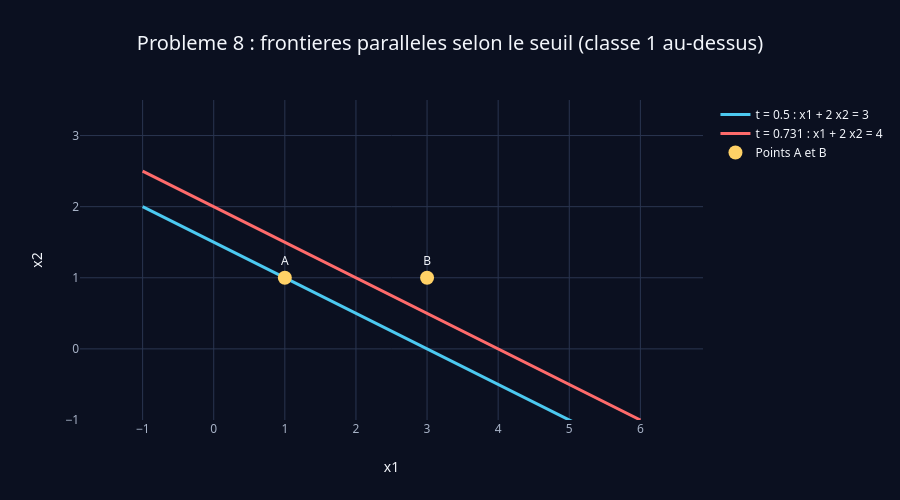

Here is the notebook cell this chart was saved with:
### Code cell
x1 = np.linspace(-1, 6, 50)
fig = go.Figure()
for i, (t, c) in enumerate([(0.5, 3), (round(t_new, 3), 4)]):
    fig.add_trace(go.Scatter(x=x1, y=(c - x1) / 2, mode="lines", name=f"t = {t} : x1 + 2 x2 = {c}",
                             line=dict(width=3, color=pick_color(i))))
fig.add_trace(go.Scatter(x=[1, 3], y=[1, 1], mode="markers+text", text=["A", "B"], textposition="top center",
                         marker=dict(size=14, color=HIGHLIGHT), name="Points A et B"))
fig.update_layout(title="Probleme 8 : frontieres paralleles selon le seuil (classe 1 au-dessus)",
                  xaxis_title="x1", yaxis_title="x2", yaxis=dict(scaleanchor="x", range=[-1, 3.5]), height=500)
fig.show()

### Figure 1 — Plotly figure (JSON) as saved in the notebook; plotly's stock layout.template omitted (floating-point values rounded to 4 significant figures)
{"data": [{"line": {"color": "#4cc9f0", "width": 3}, "mode": "lines", "name": "t = 0.5 : x1 + 2 x2 = 3", "type": "scatter", "x": [-1.0, -0.8571, -0.7143, -0.5714, -0.4286, -0.2857, -0.1429, 0.0, 0.1429, 0.2857, 0.4286, 0.5714, 0.7143, 0.8571, 1.0, 1.143, 1.286, 1.429, 1.571, 1.714, 1.857, 2.0, 2.143, 2.286, 2.429, 2.571, 2.714, 2.857, 3.0, 3.143, 3.286, 3.429, 3.571, 3.714, 3.857, 4.0, 4.143, 4.286, 4.429, 4.571, 4.714, 4.857, 5.0, 5.143, 5.286, 5.429, 5.571, 5.714, 5.857, 6.0], "y": [2.0, 1.929, 1.857, 1.786, 1.714, 1.643, 1.571, 1.5, 1.429, 1.357, 1.286, 1.214, 1.143, 1.071, 1.0, 0.9286, 0.8571, 0.7857, 0.7143, 0.6429, 0.5714, 0.5, 0.4286, 0.3571, 0.2857, 0.2143, 0.1429, 0.07143, 0.0, -0.07143, -0.1429, -0.2143, -0.2857, -0.3571, -0.4286, -0.5, -0.5714, -0.6429, -0.7143, -0.7857, -0.8571, -0.9286, -1.0, -1.071, -1.143, -1.214, -1.286, -1.357, -1.429, -1.5]}, {"line": {"color": "#ff6b6b", "width": 3}, "mode": "lines", "name": "t = 0.731 : x1 + 2 x2 = 4", "type": "scatter", "x": [-1.0, -0.8571, -0.7143, -0.5714, -0.4286, -0.2857, -0.1429, 0.0, 0.1429, 0.2857, 0.4286, 0.5714, 0.7143, 0.8571, 1.0, 1.143, 1.286, 1.429, 1.571, 1.714, 1.857, 2.0, 2.143, 2.286, 2.429, 2.571, 2.714, 2.857, 3.0, 3.143, 3.286, 3.429, 3.571, 3.714, 3.857, 4.0, 4.143, 4.286, 4.429, 4.571, 4.714, 4.857, 5.0, 5.143, 5.286, 5.429, 5.571, 5.714, 5.857, 6.0], "y": [2.5, 2.429, 2.357, 2.286, 2.214, 2.143, 2.071, 2.0, 1.929, 1.857, 1.786, 1.714, 1.643, 1.571, 1.5, 1.429, 1.357, 1.286, 1.214, 1.143, 1.071, 1.0, 0.9286, 0.8571, 0.7857, 0.7143, 0.6429, 0.5714, 0.5, 0.4286, 0.3571, 0.2857, 0.2143, 0.1429, 0.07143, 0.0, -0.07143, -0.1429, -0.2143, -0.2857, -0.3571, -0.4286, -0.5, -0.5714, -0.6429, -0.7143, -0.7857, -0.8571, -0.9286, -1.0]}, {"marker": {"color": "#ffd166", "size": 14}, "mode": "markers+text", "name": "Points A et B", "text": ["A", "B"], "textposition": "top center", "type": "scatter", "x": [1, 3], "y": [1, 1]}], "layout": {"height": 500, "title": {"text": "Probleme 8 : frontieres paralleles selon le seuil (classe 1 au-dessus)"}, "xaxis": {"title": {"text": "x1"}}, "yaxis": {"range": [-1, 3.5], "scaleanchor": "x", "title": {"text": "x2"}}}}
